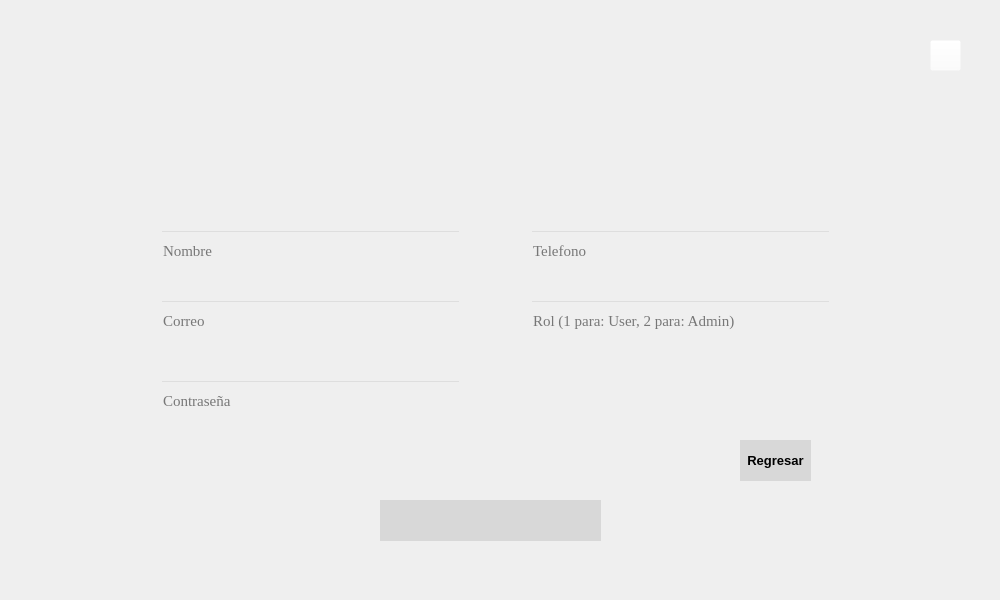
<?xml version="1.0" encoding="UTF-8"?>
<ui version="4.0">
 <class>Form</class>
 <widget class="QWidget" name="Form">
  <property name="geometry">
   <rect>
    <x>0</x>
    <y>0</y>
    <width>1000</width>
    <height>600</height>
   </rect>
  </property>
  <property name="windowTitle">
   <string>Form</string>
  </property>
  <widget class="QLabel" name="imgfondo">
   <property name="geometry">
    <rect>
     <x>0</x>
     <y>0</y>
     <width>5</width>
     <height>13</height>
    </rect>
   </property>
   <property name="styleSheet">
    <string notr="true">border-image: url(:/img/imgregistro2.png);</string>
   </property>
   <property name="text">
    <string/>
   </property>
  </widget>
  <widget class="QLineEdit" name="nombre">
   <property name="geometry">
    <rect>
     <x>160</x>
     <y>230</y>
     <width>301</width>
     <height>41</height>
    </rect>
   </property>
   <property name="font">
    <font>
     <family>Times New Roman</family>
     <pointsize>11</pointsize>
     <weight>50</weight>
     <bold>false</bold>
    </font>
   </property>
   <property name="layoutDirection">
    <enum>Qt::LeftToRight</enum>
   </property>
   <property name="styleSheet">
    <string notr="true">background-color: rgba(255, 255, 255, 0);</string>
   </property>
   <property name="placeholderText">
    <string>Nombre</string>
   </property>
  </widget>
  <widget class="QLineEdit" name="telefono">
   <property name="geometry">
    <rect>
     <x>530</x>
     <y>230</y>
     <width>301</width>
     <height>41</height>
    </rect>
   </property>
   <property name="font">
    <font>
     <family>Times New Roman</family>
     <pointsize>11</pointsize>
     <weight>50</weight>
     <bold>false</bold>
    </font>
   </property>
   <property name="layoutDirection">
    <enum>Qt::LeftToRight</enum>
   </property>
   <property name="styleSheet">
    <string notr="true">background-color: rgba(255, 255, 255, 0);</string>
   </property>
   <property name="placeholderText">
    <string>Telefono</string>
   </property>
  </widget>
  <widget class="QLineEdit" name="rol">
   <property name="geometry">
    <rect>
     <x>530</x>
     <y>300</y>
     <width>301</width>
     <height>41</height>
    </rect>
   </property>
   <property name="font">
    <font>
     <family>Times New Roman</family>
     <pointsize>11</pointsize>
     <weight>50</weight>
     <bold>false</bold>
    </font>
   </property>
   <property name="layoutDirection">
    <enum>Qt::LeftToRight</enum>
   </property>
   <property name="styleSheet">
    <string notr="true">background-color: rgba(255, 255, 255, 0);</string>
   </property>
   <property name="placeholderText">
    <string>Rol (1 para: User, 2 para: Admin)</string>
   </property>
  </widget>
  <widget class="QLineEdit" name="correo">
   <property name="geometry">
    <rect>
     <x>160</x>
     <y>300</y>
     <width>301</width>
     <height>41</height>
    </rect>
   </property>
   <property name="font">
    <font>
     <family>Times New Roman</family>
     <pointsize>11</pointsize>
     <weight>50</weight>
     <bold>false</bold>
    </font>
   </property>
   <property name="layoutDirection">
    <enum>Qt::LeftToRight</enum>
   </property>
   <property name="styleSheet">
    <string notr="true">background-color: rgba(255, 255, 255, 0);</string>
   </property>
   <property name="placeholderText">
    <string>Correo</string>
   </property>
  </widget>
  <widget class="QLineEdit" name="password">
   <property name="geometry">
    <rect>
     <x>160</x>
     <y>380</y>
     <width>301</width>
     <height>41</height>
    </rect>
   </property>
   <property name="font">
    <font>
     <family>Times New Roman</family>
     <pointsize>11</pointsize>
     <weight>50</weight>
     <bold>false</bold>
    </font>
   </property>
   <property name="layoutDirection">
    <enum>Qt::LeftToRight</enum>
   </property>
   <property name="styleSheet">
    <string notr="true">background-color: rgba(255, 255, 255, 0);</string>
   </property>
   <property name="placeholderText">
    <string>Contraseña</string>
   </property>
  </widget>
  <widget class="QPushButton" name="btn_registarse">
   <property name="geometry">
    <rect>
     <x>380</x>
     <y>500</y>
     <width>221</width>
     <height>41</height>
    </rect>
   </property>
   <property name="styleSheet">
    <string notr="true">QPushButton{
    background:rgba(0,0,0,0.1);
	border-radius: 25% 25%;
}

QPushButton:hover{
    background:rgba(0,0,0,0.3);
}</string>
   </property>
   <property name="text">
    <string/>
   </property>
  </widget>
  <widget class="QPushButton" name="btn_close">
   <property name="geometry">
    <rect>
     <x>930</x>
     <y>40</y>
     <width>31</width>
     <height>31</height>
    </rect>
   </property>
   <property name="styleSheet">
    <string notr="true">background-color: rgba(255, 255, 255, 0);</string>
   </property>
   <property name="text">
    <string/>
   </property>
  </widget>
  <widget class="QLabel" name="message">
   <property name="geometry">
    <rect>
     <x>120</x>
     <y>530</y>
     <width>181</width>
     <height>41</height>
    </rect>
   </property>
   <property name="styleSheet">
    <string notr="true">color: rgba(255, 255, 255, 0);</string>
   </property>
   <property name="text">
    <string>message</string>
   </property>
  </widget>
  <widget class="QPushButton" name="btn_regresar">
   <property name="geometry">
    <rect>
     <x>740</x>
     <y>440</y>
     <width>71</width>
     <height>41</height>
    </rect>
   </property>
   <property name="font">
    <font>
     <pointsize>10</pointsize>
     <weight>75</weight>
     <bold>true</bold>
    </font>
   </property>
   <property name="styleSheet">
    <string notr="true">QPushButton{
    background:rgba(0,0,0,0.1);
	border-radius: 25% 25%;
}

QPushButton:hover{
    background:rgba(0,0,0,0.3);
}</string>
   </property>
   <property name="text">
    <string>Regresar</string>
   </property>
  </widget>
  <widget class="QLabel" name="messagee">
   <property name="enabled">
    <bool>true</bool>
   </property>
   <property name="geometry">
    <rect>
     <x>210</x>
     <y>130</y>
     <width>471</width>
     <height>51</height>
    </rect>
   </property>
   <property name="font">
    <font>
     <pointsize>22</pointsize>
     <weight>75</weight>
     <bold>true</bold>
    </font>
   </property>
   <property name="text">
    <string/>
   </property>
   <property name="alignment">
    <set>Qt::AlignCenter</set>
   </property>
  </widget>
 </widget>
 <resources>
  <include location="img_rc.qrc"/>
 </resources>
 <connections/>
</ui>
